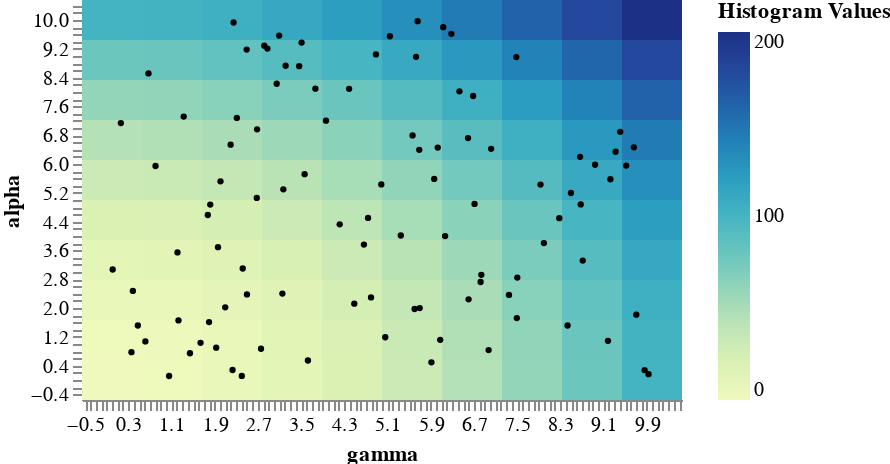

Notebook source saved alongside this figure:
### Code cell
import numpy as np
import pandas as pd
from pyciemss.visuals import plots, vega

def create_fake_data():
    nx, ny = (10, 10)
    x = np.linspace(0, 10, nx)
    y, a = np.linspace(0, 10, ny, retstep = True)

    # create mesh data
    xv, yv = np.meshgrid(x, y)
    zz = xv**2 + yv**2

    # create scatter plot
    df = pd.DataFrame(10*np.random.random((100, 2)), columns=['alpha', 'gamma'])
    return (xv, yv, zz), df

mesh_data, scatter_data = create_fake_data()

schema = plots.heatmap_scatter(scatter_data, mesh_data)
plots.save_schema(schema, "_schema.json")
plots.ipy_display(schema, format="interactive")

### Figure 1 — Vega specification as saved in the notebook (floating-point values rounded to 4 significant figures)
{"$schema": "https://vega.github.io/schema/vega/v5.json", "axes": [{"labelOverlap": true, "orient": "bottom", "scale": "x", "tickCount": {"signal": "ceil(width/3)"}, "title": "gamma"}, {"labelOverlap": true, "orient": "left", "scale": "y", "tickCount": {"signal": "ceil(height/3)"}, "title": "alpha"}], "data": [{"name": "points", "values": [{"alpha": 5.978, "gamma": 8.946}, {"alpha": 1.972, "gamma": 5.603}, {"alpha": 8.091, "gamma": 3.767}, {"alpha": 6.719, "gamma": 6.593}, {"alpha": 0.8303, "gamma": 6.974}, {"alpha": 8.977, "gamma": 5.63}, {"alpha": 0.8981, "gamma": 1.93}, {"alpha": 1.115, "gamma": 6.078}, {"alpha": 9.548, "gamma": 5.146}, {"alpha": 1.999, "gamma": 5.699}, {"alpha": 2.018, "gamma": 2.097}, {"alpha": 0.1109, "gamma": 1.057}, {"alpha": 1.654, "gamma": 1.231}, {"alpha": 8.229, "gamma": 3.05}, {"alpha": 1.032, "gamma": 1.64}, {"alpha": 4.496, "gamma": 8.283}, {"alpha": 0.2743, "gamma": 9.864}, {"alpha": 1.815, "gamma": 9.709}, {"alpha": 6.964, "gamma": 2.687}, {"alpha": 6.537, "gamma": 2.197}, {"alpha": 1.515, "gamma": 8.436}, {"alpha": 0.2786, "gamma": 2.233}, {"alpha": 3.318, "gamma": 8.717}, {"alpha": 2.474, "gamma": 0.3866}, {"alpha": 5.296, "gamma": 3.173}, {"alpha": 5.719, "gamma": 3.567}, {"alpha": 3.689, "gamma": 1.963}, {"alpha": 2.922, "gamma": 6.839}, {"alpha": 2.844, "gamma": 7.505}, {"alpha": 2.295, "gamma": 4.797}, {"alpha": 3.096, "gamma": 2.421}, {"alpha": 6.794, "gamma": 5.566}, {"alpha": 1.088, "gamma": 9.185}, {"alpha": 5.576, "gamma": 9.229}, {"alpha": 0.743, "gamma": 1.444}, {"alpha": 4.014, "gamma": 5.348}, {"alpha": 9.93, "gamma": 2.251}, {"alpha": 2.378, "gamma": 2.499}, {"alpha": 8.717, "gamma": 3.466}, {"alpha": 9.566, "gamma": 3.095}, {"alpha": 5.194, "gamma": 8.499}, {"alpha": 5.433, "gamma": 4.987}, {"alpha": 9.045, "gamma": 4.888}, {"alpha": 9.801, "gamma": 6.133}, {"alpha": 6.893, "gamma": 9.412}, {"alpha": 0.4915, "gamma": 5.915}, {"alpha": 6.456, "gamma": 6.032}, {"alpha": 8.73, "gamma": 3.215}, {"alpha": 6.34, "gamma": 9.326}, {"alpha": 1.187, "gamma": 5.06}, {"alpha": 3.543, "gamma": 1.212}, {"alpha": 3.803, "gamma": 7.998}, {"alpha": 0.1616, "gamma": 9.936}, {"alpha": 8.089, "gamma": 4.391}, {"alpha": 0.8684, "gamma": 2.759}, {"alpha": 9.372, "gamma": 3.511}, {"alpha": 7.136, "gamma": 0.1638}, {"alpha": 6.199, "gamma": 8.668}, {"alpha": 7.205, "gamma": 3.962}, {"alpha": 0.5421, "gamma": 3.628}, {"alpha": 4.502, "gamma": 4.742}, {"alpha": 6.395, "gamma": 5.69}, {"alpha": 9.206, "gamma": 2.878}, {"alpha": 3.07, "gamma": 0.01262}, {"alpha": 9.179, "gamma": 2.494}, {"alpha": 4.325, "gamma": 4.217}, {"alpha": 5.429, "gamma": 7.935}, {"alpha": 0.1131, "gamma": 2.403}, {"alpha": 4.873, "gamma": 1.819}, {"alpha": 2.723, "gamma": 6.826}, {"alpha": 2.12, "gamma": 4.487}, {"alpha": 6.462, "gamma": 9.664}, {"alpha": 5.945, "gamma": 0.806}, {"alpha": 6.422, "gamma": 7.021}, {"alpha": 2.4, "gamma": 3.155}, {"alpha": 1.609, "gamma": 1.797}, {"alpha": 0.7736, "gamma": 0.3605}, {"alpha": 9.969, "gamma": 5.66}, {"alpha": 5.058, "gamma": 2.681}, {"alpha": 9.617, "gamma": 6.285}, {"alpha": 9.287, "gamma": 2.82}, {"alpha": 1.072, "gamma": 0.6176}, {"alpha": 3.998, "gamma": 6.168}, {"alpha": 5.518, "gamma": 2.009}, {"alpha": 4.878, "gamma": 8.681}, {"alpha": 7.888, "gamma": 6.688}, {"alpha": 5.956, "gamma": 9.522}, {"alpha": 7.318, "gamma": 1.327}, {"alpha": 2.363, "gamma": 7.351}, {"alpha": 2.242, "gamma": 6.603}, {"alpha": 8.019, "gamma": 6.434}, {"alpha": 5.586, "gamma": 5.967}, {"alpha": 8.971, "gamma": 7.487}, {"alpha": 1.72, "gamma": 7.497}, {"alpha": 3.762, "gamma": 4.665}, {"alpha": 4.89, "gamma": 6.713}, {"alpha": 1.513, "gamma": 0.4791}, {"alpha": 4.583, "gamma": 1.774}, {"alpha": 7.281, "gamma": 2.312}, {"alpha": 8.517, "gamma": 0.6753}]}, {"name": "mesh", "values": [{"__count": 0, "x_end": 0.5556, "x_start": -0.5556, "y_end": 0.5556, "y_start": -0.5556}, {"__count": 1.235, "x_end": 1.667, "x_start": 0.5556, "y_end": 0.5556, "y_start": -0.5556}, {"__count": 4.938, "x_end": 2.778, "x_start": 1.667, "y_end": 0.5556, "y_start": -0.5556}, {"__count": 11.11, "x_end": 3.889, "x_start": 2.778, "y_end": 0.5556, "y_start": -0.5556}, {"__count": 19.75, "x_end": 5, "x_start": 3.889, "y_end": 0.5556, "y_start": -0.5556}, {"__count": 30.86, "x_end": 6.111, "x_start": 5, "y_end": 0.5556, "y_start": -0.5556}, {"__count": 44.44, "x_end": 7.222, "x_start": 6.111, "y_end": 0.5556, "y_start": -0.5556}, {"__count": 60.49, "x_end": 8.333, "x_start": 7.222, "y_end": 0.5556, "y_start": -0.5556}, {"__count": 79.01, "x_end": 9.444, "x_start": 8.333, "y_end": 0.5556, "y_start": -0.5556}, {"__count": 100, "x_end": 10.56, "x_start": 9.444, "y_end": 0.5556, "y_start": -0.5556}, {"__count": 1.235, "x_end": 0.5556, "x_start": -0.5556, "y_end": 1.667, "y_start": 0.5556}, {"__count": 2.469, "x_end": 1.667, "x_start": 0.5556, "y_end": 1.667, "y_start": 0.5556}, {"__count": 6.173, "x_end": 2.778, "x_start": 1.667, "y_end": 1.667, "y_start": 0.5556}, {"__count": 12.35, "x_end": 3.889, "x_start": 2.778, "y_end": 1.667, "y_start": 0.5556}, {"__count": 20.99, "x_end": 5, "x_start": 3.889, "y_end": 1.667, "y_start": 0.5556}, {"__count": 32.1, "x_end": 6.111, "x_start": 5, "y_end": 1.667, "y_start": 0.5556}, {"__count": 45.68, "x_end": 7.222, "x_start": 6.111, "y_end": 1.667, "y_start": 0.5556}, {"__count": 61.73, "x_end": 8.333, "x_start": 7.222, "y_end": 1.667, "y_start": 0.5556}, {"__count": 80.25, "x_end": 9.444, "x_start": 8.333, "y_end": 1.667, "y_start": 0.5556}, {"__count": 101.2, "x_end": 10.56, "x_start": 9.444, "y_end": 1.667, "y_start": 0.5556}, {"__count": 4.938, "x_end": 0.5556, "x_start": -0.5556, "y_end": 2.778, "y_start": 1.667}, {"__count": 6.173, "x_end": 1.667, "x_start": 0.5556, "y_end": 2.778, "y_start": 1.667}, {"__count": 9.877, "x_end": 2.778, "x_start": 1.667, "y_end": 2.778, "y_start": 1.667}, {"__count": 16.05, "x_end": 3.889, "x_start": 2.778, "y_end": 2.778, "y_start": 1.667}, {"__count": 24.69, "x_end": 5, "x_start": 3.889, "y_end": 2.778, "y_start": 1.667}, {"__count": 35.8, "x_end": 6.111, "x_start": 5, "y_end": 2.778, "y_start": 1.667}, {"__count": 49.38, "x_end": 7.222, "x_start": 6.111, "y_end": 2.778, "y_start": 1.667}, {"__count": 65.43, "x_end": 8.333, "x_start": 7.222, "y_end": 2.778, "y_start": 1.667}, {"__count": 83.95, "x_end": 9.444, "x_start": 8.333, "y_end": 2.778, "y_start": 1.667}, {"__count": 104.9, "x_end": 10.56, "x_start": 9.444, "y_end": 2.778, "y_start": 1.667}, {"__count": 11.11, "x_end": 0.5556, "x_start": -0.5556, "y_end": 3.889, "y_start": 2.778}, {"__count": 12.35, "x_end": 1.667, "x_start": 0.5556, "y_end": 3.889, "y_start": 2.778}, {"__count": 16.05, "x_end": 2.778, "x_start": 1.667, "y_end": 3.889, "y_start": 2.778}, {"__count": 22.22, "x_end": 3.889, "x_start": 2.778, "y_end": 3.889, "y_start": 2.778}, {"__count": 30.86, "x_end": 5, "x_start": 3.889, "y_end": 3.889, "y_start": 2.778}, {"__count": 41.98, "x_end": 6.111, "x_start": 5, "y_end": 3.889, "y_start": 2.778}, {"__count": 55.56, "x_end": 7.222, "x_start": 6.111, "y_end": 3.889, "y_start": 2.778}, {"__count": 71.6, "x_end": 8.333, "x_start": 7.222, "y_end": 3.889, "y_start": 2.778}, {"__count": 90.12, "x_end": 9.444, "x_start": 8.333, "y_end": 3.889, "y_start": 2.778}, {"__count": 111.1, "x_end": 10.56, "x_start": 9.444, "y_end": 3.889, "y_start": 2.778}, {"__count": 19.75, "x_end": 0.5556, "x_start": -0.5556, "y_end": 5, "y_start": 3.889}, {"__count": 20.99, "x_end": 1.667, "x_start": 0.5556, "y_end": 5, "y_start": 3.889}, {"__count": 24.69, "x_end": 2.778, "x_start": 1.667, "y_end": 5, "y_start": 3.889}, {"__count": 30.86, "x_end": 3.889, "x_start": 2.778, "y_end": 5, "y_start": 3.889}, {"__count": 39.51, "x_end": 5, "x_start": 3.889, "y_end": 5, "y_start": 3.889}, {"__count": 50.62, "x_end": 6.111, "x_start": 5, "y_end": 5, "y_start": 3.889}, {"__count": 64.2, "x_end": 7.222, "x_start": 6.111, "y_end": 5, "y_start": 3.889}, {"__count": 80.25, "x_end": 8.333, "x_start": 7.222, "y_end": 5, "y_start": 3.889}, {"__count": 98.77, "x_end": 9.444, "x_start": 8.333, "y_end": 5, "y_start": 3.889}, {"__count": 119.8, "x_end": 10.56, "x_start": 9.444, "y_end": 5, "y_start": 3.889}, {"__count": 30.86, "x_end": 0.5556, "x_start": -0.5556, "y_end": 6.111, "y_start": 5}, {"__count": 32.1, "x_end": 1.667, "x_start": 0.5556, "y_end": 6.111, "y_start": 5}, {"__count": 35.8, "x_end": 2.778, "x_start": 1.667, "y_end": 6.111, "y_start": 5}, {"__count": 41.98, "x_end": 3.889, "x_start": 2.778, "y_end": 6.111, "y_start": 5}, {"__count": 50.62, "x_end": 5, "x_start": 3.889, "y_end": 6.111, "y_start": 5}, {"__count": 61.73, "x_end": 6.111, "x_start": 5, "y_end": 6.111, "y_start": 5}, {"__count": 75.31, "x_end": 7.222, "x_start": 6.111, "y_end": 6.111, "y_start": 5}, {"__count": 91.36, "x_end": 8.333, "x_start": 7.222, "y_end": 6.111, "y_start": 5}, {"__count": 109.9, "x_end": 9.444, "x_start": 8.333, "y_end": 6.111, "y_start": 5}, {"__count": 130.9, "x_end": 10.56, "x_start": 9.444, "y_end": 6.111, "y_start": 5}, {"__count": 44.44, "x_end": 0.5556, "x_start": -0.5556, "y_end": 7.222, "y_start": 6.111}, {"__count": 45.68, "x_end": 1.667, "x_start": 0.5556, "y_end": 7.222, "y_start": 6.111}, {"__count": 49.38, "x_end": 2.778, "x_start": 1.667, "y_end": 7.222, "y_start": 6.111}, {"__count": 55.56, "x_end": 3.889, "x_start": 2.778, "y_end": 7.222, "y_start": 6.111}, {"__count": 64.2, "x_end": 5, "x_start": 3.889, "y_end": 7.222, "y_start": 6.111}, {"__count": 75.31, "x_end": 6.111, "x_start": 5, "y_end": 7.222, "y_start": 6.111}, {"__count": 88.89, "x_end": 7.222, "x_start": 6.111, "y_end": 7.222, "y_start": 6.111}, {"__count": 104.9, "x_end": 8.333, "x_start": 7.222, "y_end": 7.222, "y_start": 6.111}, {"__count": 123.5, "x_end": 9.444, "x_start": 8.333, "y_end": 7.222, "y_start": 6.111}, {"__count": 144.4, "x_end": 10.56, "x_start": 9.444, "y_end": 7.222, "y_start": 6.111}, {"__count": 60.49, "x_end": 0.5556, "x_start": -0.5556, "y_end": 8.333, "y_start": 7.222}, {"__count": 61.73, "x_end": 1.667, "x_start": 0.5556, "y_end": 8.333, "y_start": 7.222}, {"__count": 65.43, "x_end": 2.778, "x_start": 1.667, "y_end": 8.333, "y_start": 7.222}, {"__count": 71.6, "x_end": 3.889, "x_start": 2.778, "y_end": 8.333, "y_start": 7.222}, {"__count": 80.25, "x_end": 5, "x_start": 3.889, "y_end": 8.333, "y_start": 7.222}, {"__count": 91.36, "x_end": 6.111, "x_start": 5, "y_end": 8.333, "y_start": 7.222}, {"__count": 104.9, "x_end": 7.222, "x_start": 6.111, "y_end": 8.333, "y_start": 7.222}, {"__count": 121.0, "x_end": 8.333, "x_start": 7.222, "y_end": 8.333, "y_start": 7.222}, {"__count": 139.5, "x_end": 9.444, "x_start": 8.333, "y_end": 8.333, "y_start": 7.222}, {"__count": 160.5, "x_end": 10.56, "x_start": 9.444, "y_end": 8.333, "y_start": 7.222}, {"__count": 79.01, "x_end": 0.5556, "x_start": -0.5556, "y_end": 9.444, "y_start": 8.333}, {"__count": 80.25, "x_end": 1.667, "x_start": 0.5556, "y_end": 9.444, "y_start": 8.333}, {"__count": 83.95, "x_end": 2.778, "x_start": 1.667, "y_end": 9.444, "y_start": 8.333}, {"__count": 90.12, "x_end": 3.889, "x_start": 2.778, "y_end": 9.444, "y_start": 8.333}, {"__count": 98.77, "x_end": 5, "x_start": 3.889, "y_end": 9.444, "y_start": 8.333}, {"__count": 109.9, "x_end": 6.111, "x_start": 5, "y_end": 9.444, "y_start": 8.333}, {"__count": 123.5, "x_end": 7.222, "x_start": 6.111, "y_end": 9.444, "y_start": 8.333}, {"__count": 139.5, "x_end": 8.333, "x_start": 7.222, "y_end": 9.444, "y_start": 8.333}, {"__count": 158.0, "x_end": 9.444, "x_start": 8.333, "y_end": 9.444, "y_start": 8.333}, {"__count": 179.0, "x_end": 10.56, "x_start": 9.444, "y_end": 9.444, "y_start": 8.333}, {"__count": 100, "x_end": 0.5556, "x_start": -0.5556, "y_end": 10.56, "y_start": 9.444}, {"__count": 101.2, "x_end": 1.667, "x_start": 0.5556, "y_end": 10.56, "y_start": 9.444}, {"__count": 104.9, "x_end": 2.778, "x_start": 1.667, "y_end": 10.56, "y_start": 9.444}, {"__count": 111.1, "x_end": 3.889, "x_start": 2.778, "y_end": 10.56, "y_start": 9.444}, {"__count": 119.8, "x_end": 5, "x_start": 3.889, "y_end": 10.56, "y_start": 9.444}, {"__count": 130.9, "x_end": 6.111, "x_start": 5, "y_end": 10.56, "y_start": 9.444}, {"__count": 144.4, "x_end": 7.222, "x_start": 6.111, "y_end": 10.56, "y_start": 9.444}, {"__count": 160.5, "x_end": 8.333, "x_start": 7.222, "y_end": 10.56, "y_start": 9.444}, {"__count": 179.0, "x_end": 9.444, "x_start": 8.333, "y_end": 10.56, "y_start": 9.444}, {"__count": 200, "x_end": 10.56, "x_start": 9.444, "y_end": 10.56, "y_start": 9.444}]}], "height": 200, "legends": [{"fill": "color", "gradientLength": {"signal": "height - 16"}, "title": "Histogram Values"}], "marks": [{"encode": {"update": {"fill": {"field": "__count", "scale": "color"}, "x": {"field": "x_end", "scale": "x"}, "x2": {"field": "x_start", "scale": "x"}, "y": {"field": "y_end", "scale": "y"}, "y2": {"field": "y_start", "scale": "y"}}}, "from": {"data": "mesh"}, "name": "marks", "style": ["rect"], "type": "rect"}, {"encode": {"enter": {"fill": {"value": "black"}, "fillOpacity": {"value": 1}}, "update": {"size": {"value": 10}, "x": {"field": "gamma", "scale": "x"}, "y": {"field": "alpha", "scale": "y"}}}, "from": {"data": "points"}, "type": "symbol"}], "scales": [{"domain": {"fields": [{"data": "points", "field": "gamma"}, {"data": "mesh", "field": "x_start"}, {"data": "mesh", "field": "y_end"}]}, "name": "x", "range": [0, {"signal": "width"}], "type": "linear"}, {"domain": {"fields": [{"data": "points", "field": "alpha"}, {"data": "mesh", "field": "y_start"}, {"data": "mesh", "field": "y_end"}]}, "name": "y", "range": [{"signal": "height"}, 0], "type": "linear"}, {"domain": {"data": "mesh", "field": "__count"}, "interpolate": "hcl", "name": "color", "range": "heatmap", "type": "linear", "zero": true}], "width": 300}
